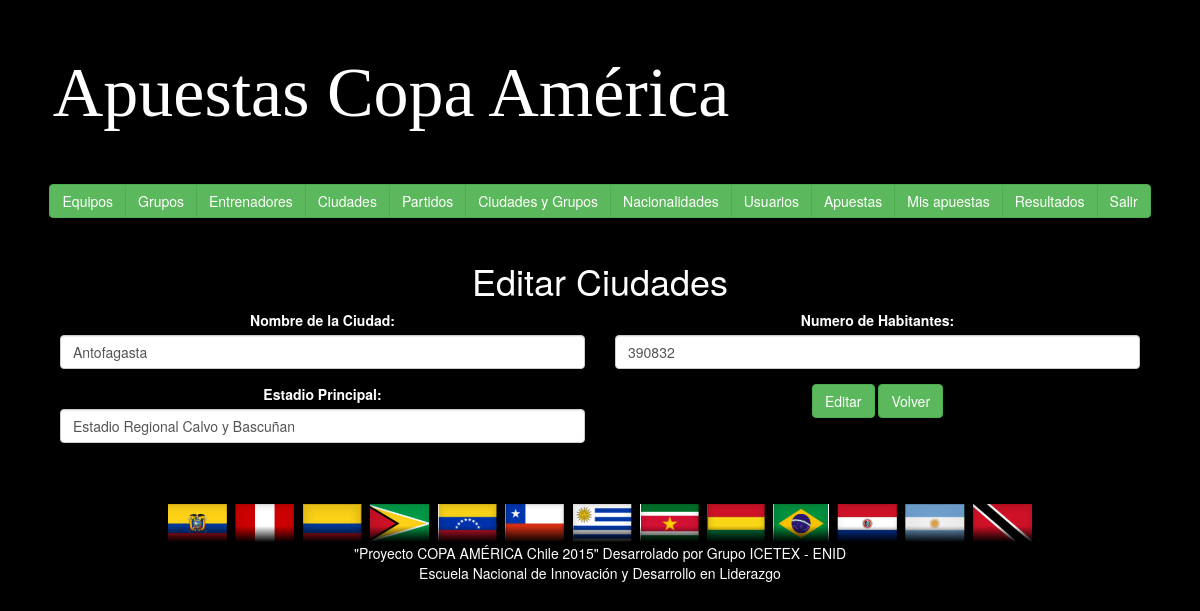
/home.php?var=6&id=1 (signed in), run on the app's committed database.
### tables this page shows
CREATE TABLE IF NOT EXISTS `tbciudad` (
`idciudad` int(11) NOT NULL,
  `nombreciudad` varchar(50) NOT NULL,
  `numerohab` int(11) NOT NULL,
  `estadioprinc` varchar(50) NOT NULL
);

### controlador/cciudades.php (called while the page is built, shortened)
<?php
	include('modelo/mtbciudad.php');
	$ciudad = new Mciudad();
	$idciudad = isset($_GET['id']) ? $_GET['id'] : NULL;
	if ($idciudad)
	{
		$consultaedit = $ciudad->consultar_ciudades_id($idciudad);
	}

### modelo/mtbciudad.php (called while the page is built, shortened)
<?php
	include ("controlador/conexion.php");
	include("functions.php");
	class Mciudad extends Funciones{
		function consultar_ciudades_id($idciudad)
		{
			$sql = "SELECT nombreciudad, numerohab, estadioprinc FROM tbciudad WHERE idciudad = $idciudad";
			 return $this->SeleccionDatos($sql);
		}
	}

### modelo/functions.php (called while the page is built, shortened)
<?php
	class Funciones {
        function SeleccionDatos($consulta)
        {
                $conexionBD = new conexion();
                $conexionBD -> conectarBD();
                $datos = $conexionBD -> ejeCon($consulta, 0);
                return $datos;
        }
}

### controlador/configuracion.php (called while the page is built)
<?php
	$serv_bd = "localhost";
	$usu_bd = "root";
	$pass_bd = "";
	$bd = "bdcopaamerica";
?>

### controlador/conexion.php (called while the page is built, shortened)
<?php
	class conexion {
		function conectarBD() {
			include("configuracion.php");
			$this -> link = mysql_connect ($serv_bd, $usu_bd, $pass_bd);
			$bd2 = mysql_select_db($bd);
		}
		function ejeCon($con, $op) {
			$this -> resultado = mysql_query($con) or die("La consulta fallo: ". mysql_error());
			if($op == 0) {
				while ($linea = mysql_fetch_array($this -> resultado)) {
					$arrayResultado[] = $linea;
				}
			} else {
				$arrayResultado[] = 0;
			}
			$resarr = isset ($arrayResultado) ? $arrayResultado: NULL;
			if($resarr) {
				return $arrayResultado;
			}
		}
	}
?>

### vista/vactuciudad.php (the view, shortened to what this page needs)
<?php include("controlador/cciudades.php"); ?>
<div class="row-fluid">
	<h1>Editar Ciudades</h1>
	<form action="home.php?var=5&id=<?= $idciudad ?>" method="POST">
		<div class="form-group col-lg-6">
            <label for="">Nombre de la Ciudad:</label>
			<input type="text" class="form-control" name="nombreciudad" value="<?= $consultaedit[0]['nombreciudad']  ?>" pattern="[A-z ]{2,50}" title="Solo letras" required>
		</div>
		<div class="form-group col-lg-6">
			<label for="">Numero de Habitantes:</label>
			<input type="text" class="form-control" name="numerohab" value="<?= $consultaedit[0]['numerohab']  ?>" pattern="[0-9]{3,11}" title="Solo cifras numericas" placeholder="ej: 125700" required>
		</div>
		<div class="form-group col-lg-6">
			<label for="">Estadio Principal:</label>
			<input type="text" class="form-control" name="estadioprinc" value="<?= $consultaedit[0]['estadioprinc']  ?>" pattern="[A-z ]{2,50}" title="Solo se permiten letras máximo 50 caracteres" required>
		</div>
		<div class="form-group col-lg-6">
            <input type="submit" class="btn btn-success" value="Editar">
			<a href="home.php?var=5" class="btn btn-success">Volver</a>
        </div>
	</form>
</div>

### data on the page
tbciudad: nombreciudad "Antofagasta", numerohab "390832", estadioprinc "Estadio Regional Calvo y Bascuñan"
